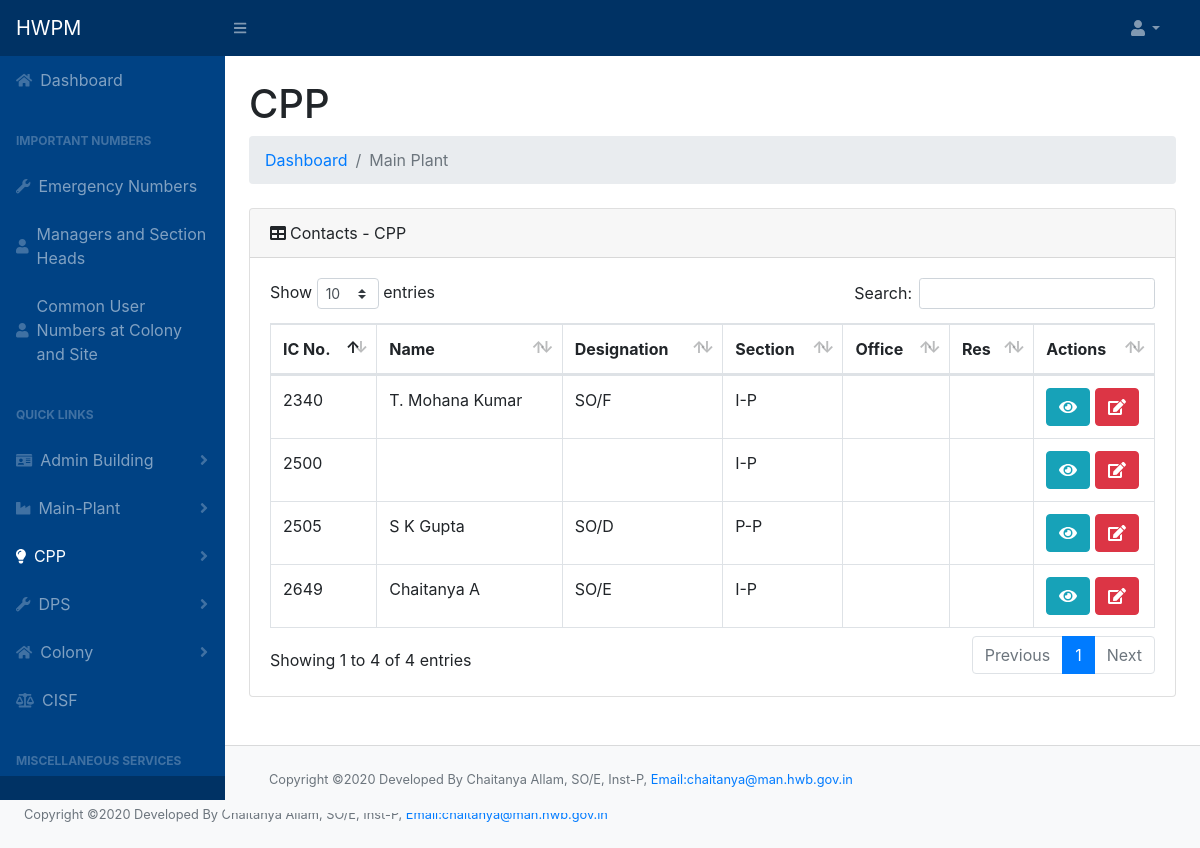
The page /cpp.php on the database as committed earlier.
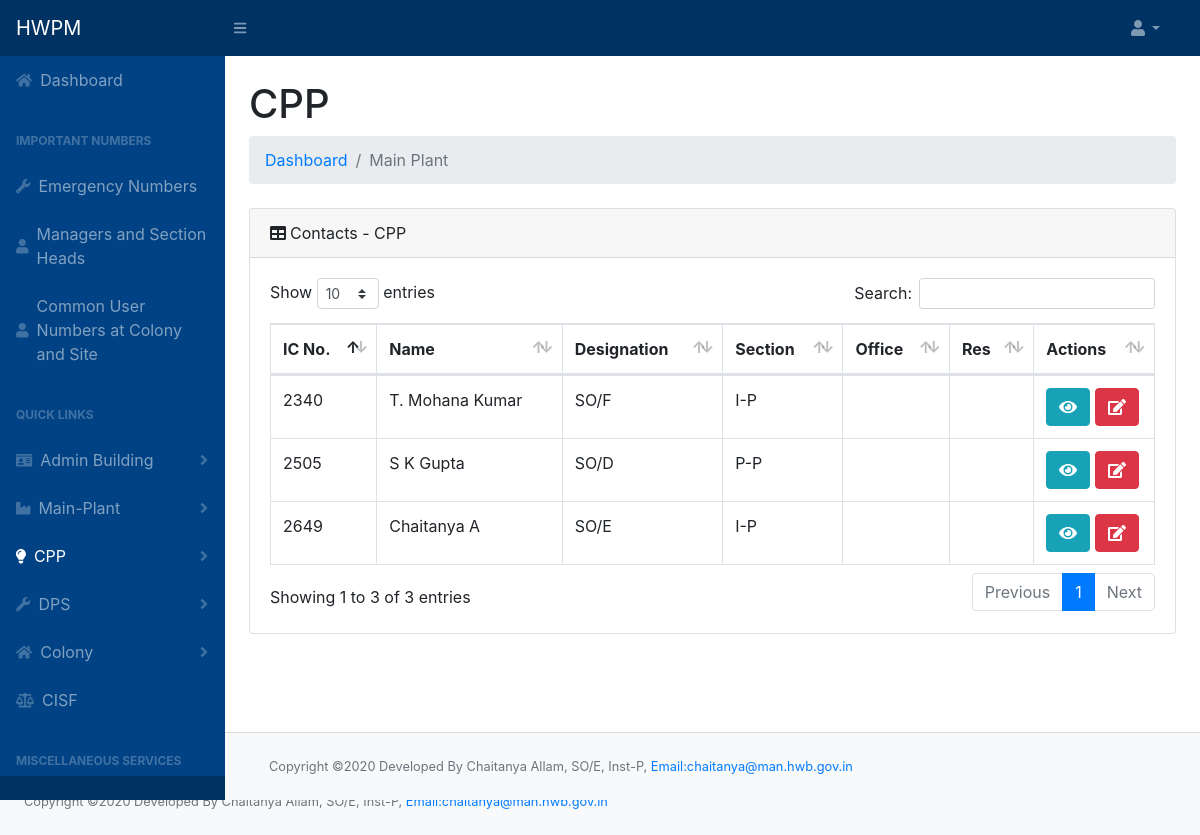
The same page on the database as committed later.
### tables this page shows
CREATE TABLE `employee` (
  `icno` int(10) NOT NULL,
  `name` varchar(50) NOT NULL,
  `designation` varchar(50) NOT NULL,
  `section` varchar(50) NOT NULL,
  `pno` int(20) NOT NULL,
  `email` varchar(100) NOT NULL,
  `mobile` int(20) NOT NULL
);

### cpp.php (the view, shortened to what this page needs)
<!DOCTYPE html>
<html lang="en">
<?php include "header.php";
?>
<div id="layoutSidenav_content">
  <main>
    <div class="container-fluid">
      <h1 class="mt-4">CPP</h1>
      <ol class="breadcrumb mb-4">
        <li class="breadcrumb-item"><a href="index.php">Dashboard</a></li>
        <?php if (isset($_GET['act'])) { ?>
          <li class="breadcrumb-item"><a href="mech.php">CPP</a></li>
          <li class="breadcrumb-item active">
          <?php
          $query = $conn->query("SELECT * FROM `main_act` where `eno`='" . $_GET['act'] . "'");
          if (!$query) die($conn->error);
          while ($row = $query->fetch_assoc()) {
            echo $row['act_name'];
          }
        } else echo "<li class='breadcrumb-item active'>Main Plant</a></li>";
          ?>
      </ol>
        <div class="card mb-4">
                <div class="card-header"><i class="fas fa-table mr-1"></i>Contacts - CPP</div>
                <div class="card-body">
                    <div class="table-responsive table-hover">
                        <table class="table table-bordered" id="dataTable" width="100%" cellspacing="0">
                            <thead>
                                <tr>
                                    <th>IC No.</th>
                                    <th>Name</th>
                                    <th>Designation</th>
                                    <th>Section</th>
                                    <th>Office</th>
                                    <th>Res</th>
                                    <th>Actions</th>
                                </tr>
                            </thead>
                            <tbody>
                                <?php $query = $conn->query("SELECT * FROM `employee`");
                                while ($row = $query->fetch_assoc()) {
                                    echo"<tr>";
                                    ?>
                                    <td><?php echo $row['icno']?></td>
                                    <td><?php echo $row['name']?></td>
                                    <td><?php echo $row['designation']?></td>
                                    <td><?php echo $row['section']?></td>
                                    <td></td>
                                    <td></td>
                                    <td>
                                    <button type="button" class="btn btn-info" data-toggle="modal" data-target="#myModal1"><i class="fa fa-eye"></i></button>
                                    <button type="button" class="btn btn-danger" data-toggle="modal" data-target="#myModal2"><i class="fa fa-edit"></i></button>
                                    </td>
                                    <?php
                                    echo "</tr>";
                                } ?>
                            </tbody>
                        </table>
                    </div>
                </div>
            </div>
        </div>
    </main>
    <br>
    <footer class="py-4 bg-light mt-auto card-footer">
        <div class="container-fluid">
            <div class="d-flex align-items-center justify-content-between small">
                <div class="text-muted">Copyright &copy;2020 Developed By Chaitanya Allam, SO/E, Inst-P, <a href="mailto:chaitanya@man.hwb.gov.in" style="font-size:0.8rem">Email:chaitanya@man.hwb.gov.in</a></div>
            </div>
        </div>
    </footer>
</div>
</div>
  <br>
  <footer class="py-4 bg-light mt-auto">
    <div class="container-fluid">
      <div class="d-flex align-items-center justify-content-between small">
        <div class="text-muted">Copyright &copy;2020 Developed By Chaitanya Allam, SO/E, Inst-P, <a href="mailto:chaitanya@man.hwb.gov.in" style="font-size:0.8rem">Email:chaitanya@man.hwb.gov.in</a></div>
      </div>
    </div>
  </footer>
<?php include "footer.php" ?>

Rows that differ between the two databases and show on the page:
removed employee: icno "2500", section "I-P"
Other text that changed with them:
text written by a page script: "Show entries Search: Showing 1 to 4 of 4 entries Previous 1 Next" → "Show entries Search: Showing 1 to 3 of 3 entries Previous 1 Next"
